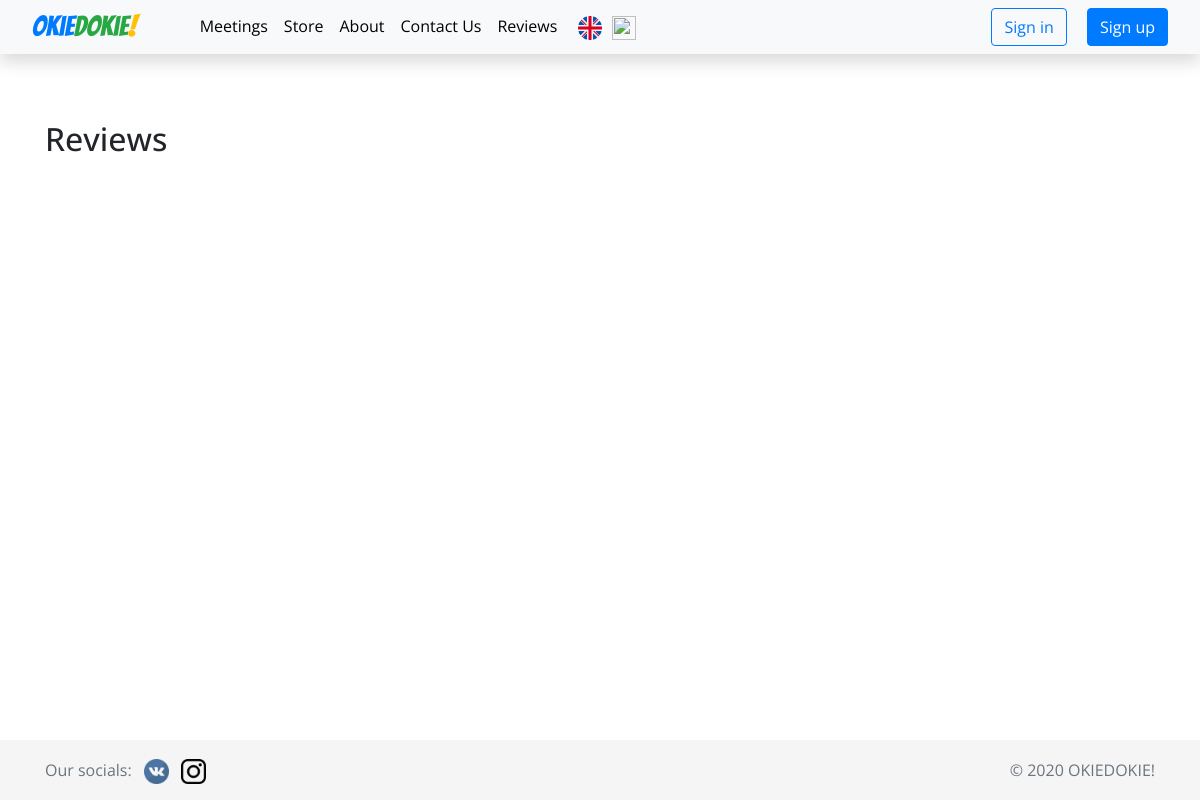
The app's page /reviews, older data.
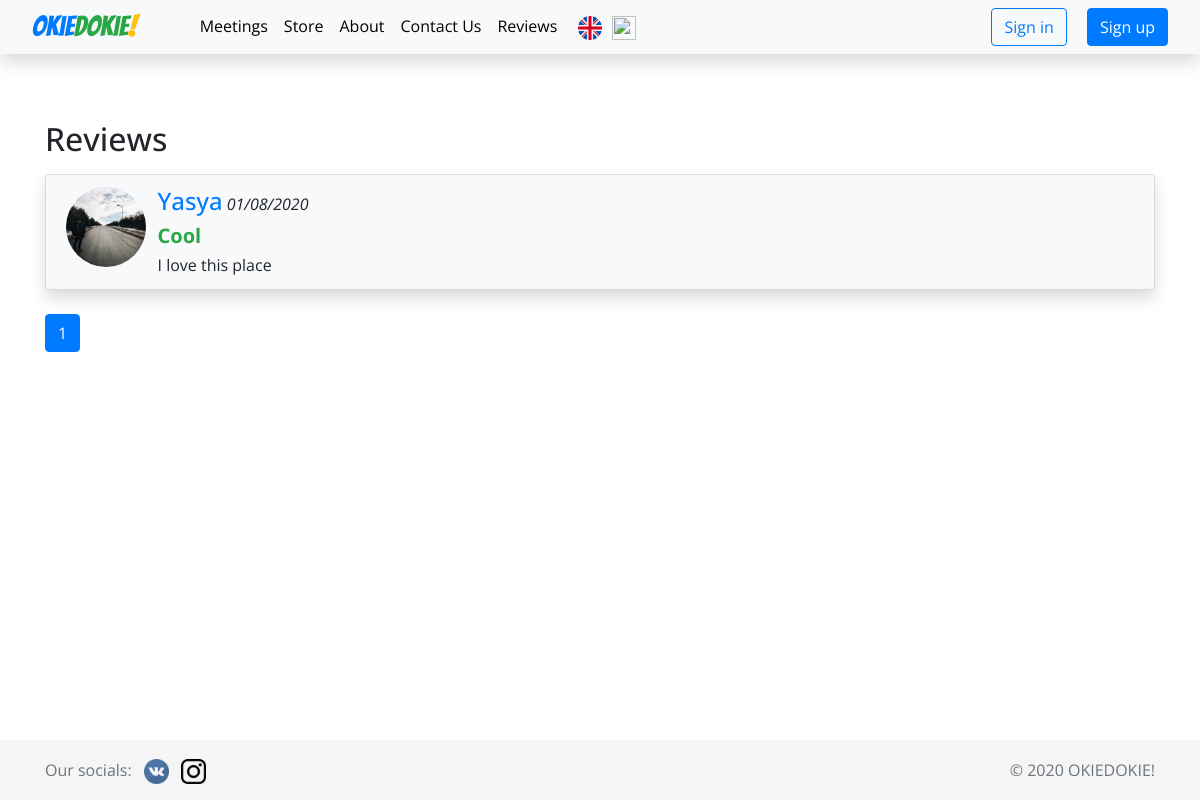
The same page, newer data.
### okiedokie/models.py (models this page shows, shortened)
class Reviews(db.Model):
    id = db.Column(db.Integer, primary_key=True)
    title = db.Column(db.String(255), nullable=False)
    date = db.Column(db.DateTime, nullable=False)
    text = db.Column(db.Text, nullable=False)
    user_id = db.Column(db.Integer, db.ForeignKey('user.id'), nullable=False)

class User(db.Model, UserMixin):
    id = db.Column(db.Integer, primary_key=True)
    email = db.Column(db.String(120), unique=True, nullable=False)
    first_name = db.Column(db.String(20), nullable=False)
    last_name = db.Column(db.String(20), nullable=False)
    age = db.Column(db.Integer, nullable=False)
    password = db.Column(db.String(60), nullable=False)
    image_file = db.Column(db.String(20), nullable=False, default='default.png')
    points = db.Column(db.Integer, default=0)
    paid_classes = db.Column(db.Integer, default=1)
    attended_classes = db.Column(db.Integer, default=0)
    created_at = db.Column(db.DateTime, default=datetime.now())
    confirmed = db.Column(db.Boolean, nullable=False, default=False)
    is_admin = db.Column(db.Boolean, default=False)
    reviews = db.relationship('Reviews', backref='author', lazy=True)
    signed_users = db.relationship('Events', secondary=signed_users, lazy='subquery',
        backref=db.backref('signed_users', lazy=True))

### okiedokie/main/routes.py (the view, shortened to what this page needs)
@main.route('/reviews', methods=['GET', 'POST'])
def reviews():
    page = request.args.get('page',1, type=int)
    reviews = Reviews.query.order_by(Reviews.date.desc()).paginate(page=page, per_page=5)
    current_date = datetime.datetime.now()
    form = AddReviewForm()
    return render_template('reviews.html', reviews=reviews, form=form, current_date=current_date)

### okiedokie/templates/reviews.html (shortened to what this page needs)
{% extends 'base.html' %}
{% block body %}
<div class="container mt-5">
    <div>
        <h2 class="d-inline"> {{ _('Reviews') }}</h2>
    </div>
    <div class="panel-body mt-3">
        <ul class="list-group">
            {% for review in reviews.items %}
            <li class="list-group-item mb-4 bg-light border-top shadow">
                <div class="row">
                    <div class="col-xs-2 col-md-1">
                        <img class="rounded-circle article-img"
                             src="{{ url_for('static', filename='images/profile_pics/' + review.author.image_file) }}">
                    </div>
                    <div class="col-xs-10 col-md-11">
                        <div class="mb-1">
                                <div class="mic-info mb-2">
                                <a class="text-decoration-none text-primary h4">{{ review.author.first_name }}</a>
                                <span class="font-italic">{{ review.date.strftime('%d/%m/%Y')  }}</span>
                            </div>
                            <a class="text-decoration-none h5 font-weight-bold text-success">
                                {{ review.title }}</a>
                        </div>
                        <div class="comment-text">
                            {{ review.text }}
                        </div>
                    </div>
                </div>
            </li>
            {% endfor %}
        </ul>
        {% for page_num in reviews.iter_pages(left_edge=1, right_edge=1, left_current=1, right_current=2) %}
        {% if page_num %}
        {% if reviews.page == page_num %}
        <a class="btn btn-primary mb-4" href="{{ url_for('main.reviews', page=page_num) }}">{{ page_num }}</a>
        {% else %}
        <a class="btn btn-outline-primary mb-4" href="{{ url_for('main.reviews', page=page_num) }}">{{ page_num }}</a>
        {% endif %}
        {% else %}
        ...
        {% endif %}
        {% endfor %}
    </div>
</div>
{% endblock body %}

### okiedokie/templates/base.html (shortened to what this page needs)
<!doctype html>
<html lang="en">
<head>
    <link rel="stylesheet" href="https://stackpath.bootstrapcdn.com/bootstrap/4.5.0/css/bootstrap.min.css">
    <link rel="stylesheet" type="text/css" href="{{ url_for('static', filename='css/styles.css') }}">
</head>
<body class="mt-0">
<nav class="navbar navbar-expand-lg navbar-light bg-light fixed-top shadow">
    <a style="font-family: 'Bangers', cursive;"
       class="h3 ml-3 mr-5 text-decoration-none my-0 mr-md-auto font-weight-normal text-dark"
       href="{{ url_for('main.home') }}"><span class="text-primary">Okie</span><span class="text-success">Dokie</span><strong
            class="text-warning mr-5">!</strong></a>
    <div class="collapse navbar-collapse" id="navbarSupportedContent">
        <ul class="navbar-nav">
            <li class="nav-item"><a class="ml-3 text-decoration-none" href="{{ url_for('main.home') }}">{{ _('Meetings') }} </a></li>
            <li class="nav-item"><a class="ml-3 text-decoration-none" href="{{ url_for('main.products') }}"> {{ _('Store') }}</a></li>
            <li class="nav-item"><a class="ml-3 text-decoration-none" href="{{ url_for('main.about') }}"> {{ _('About') }}</a></li>
            <li class="nav-item"><a class="ml-3 text-decoration-none" href="{{ url_for('main.contact') }}"> {{ _('Contact Us') }}</a>
            </li>
            <li class="nav-item"><a class="ml-3 text-decoration-none" href="{{ url_for('main.reviews') }}"> {{ _('Reviews') }}</a></li>
             <li class="nav-item"><a class="ml-3 text-decoration-none" >
                 <a href="{{ url_for('main.switch_language_en') }}"> <img class="languages" src="{{ url_for('static', filename='images/english_lan.png') }}"> </a>
                 <a href="{{ url_for('main.switch_language_ru') }}"> <img class="languages" src="{{ url_for('static', filename='images/russian_lan.png') }}"> </a>
             </a></li>
        </ul>
    </div>
    {% if current_user.is_authenticated %}
    <a class="btn btn-outline-primary ml-3" href="{{ url_for('users.logout') }}">{{ _('Logout') }} </a>
    {% else %}
    <div class="d-inline my-2 my-lg-0">
        <a id="login " class="nav-right ml-3 btn btn-outline-primary text-decoration-none "
           href="{{ url_for('users.sign_in') }}">{{ _('Sign in') }} </a>
        <a class="nav-right ml-3 mr-3 btn btn-primary" href="{{ url_for('users.sign_up') }}">{{ _('Sign up') }}</a>
    </div>
    {% endif %}
</nav>
{% block body %}
{% endblock body %}
<footer class="footer mt-5">
    <div class="container">
        <div class="row">
            <div class="col">
                <span class="text-muted ">Our socials:  </span>
                <div class="d-inline-block">
                    <a rel="noopener noreferrer" target="_blank" href="https://vk.com/public195995603">
                        <li class="d-inline-block ml-2 mr-2"><img src="{{url_for('static', filename='images/vk.png')}}"
                                                                  style="height: 25px;" alt="vk"/></li>
                    </a>
                    <a target="_blank" rel="noopener noreferrer"
                       href="https://www.instagram.com/okiedokie_english_club/">
                        <li class="d-inline-block mr-2"><img src="{{url_for('static', filename='images/inst.png')}}"
                                                             style="height: 25px;" alt="instagram"/></li>
                    </a>
                </div>
            </div>
            <div class="col text-right">
                <span class="text-muted ">© 2020 OKIEDOKIE!</span>
            </div>
        </div>
    </div>
</footer>
</body>
</html>

### okiedokie/static/css/styles.css (style rules this page uses)
html { position: relative; min-height: 100%; }
body { font-family: 'Open Sans', sans-serif; margin-bottom: 60px; min-height: 30rem; padding-top: 4.5rem; }
nav a { text-decoration: none; color: black; }
.footer { position: absolute; bottom: 0; width: 100%; height: 60px; line-height: 60px; background-color: #f5f5f5; margin-top: -200px; }
.article-img { height: 80px; width: 80px; margin-right: 16px; }
.languages { height: 24px; margin-left: 5px; width: 24px; }

Row changes from the older to the newer data that the page shows:
added Reviews: image_file (picture), author.first_name "Yasya", date "01/08/2020", title "Cool", text "I love this place"
Text that changed along with them:
new list line: "1"
